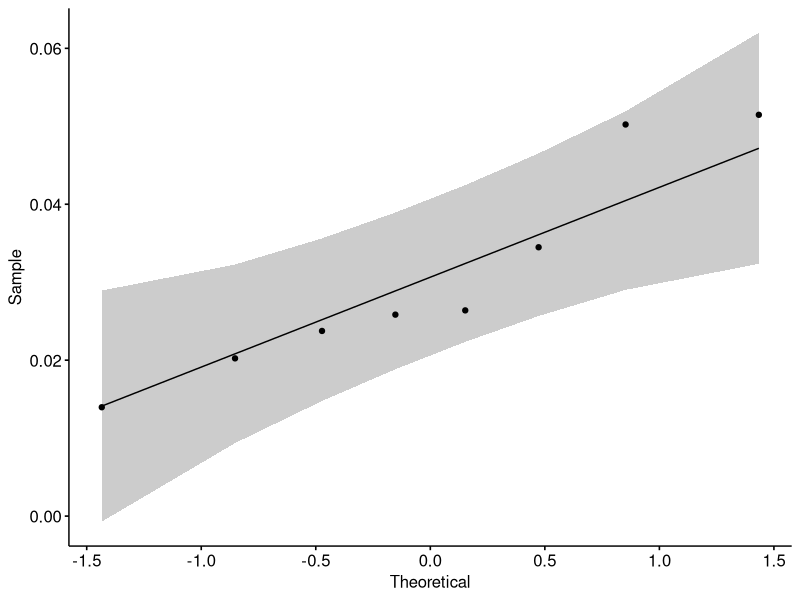
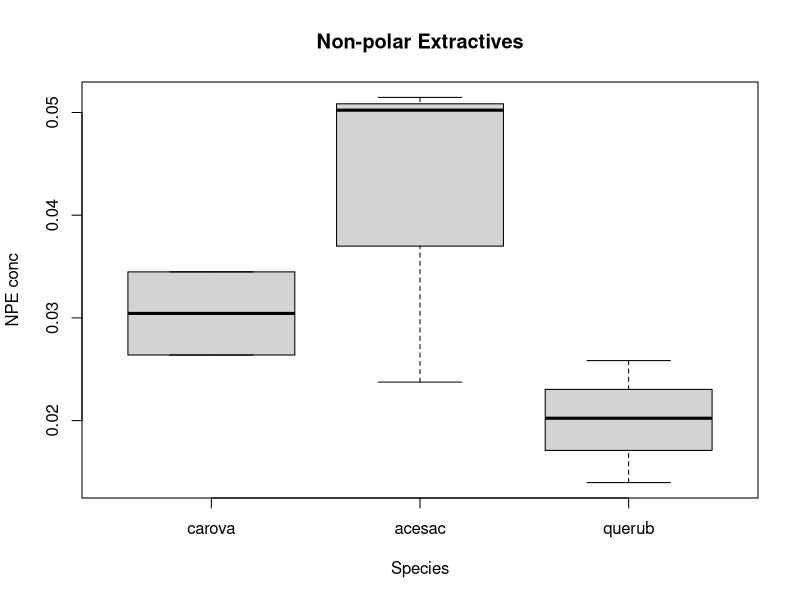
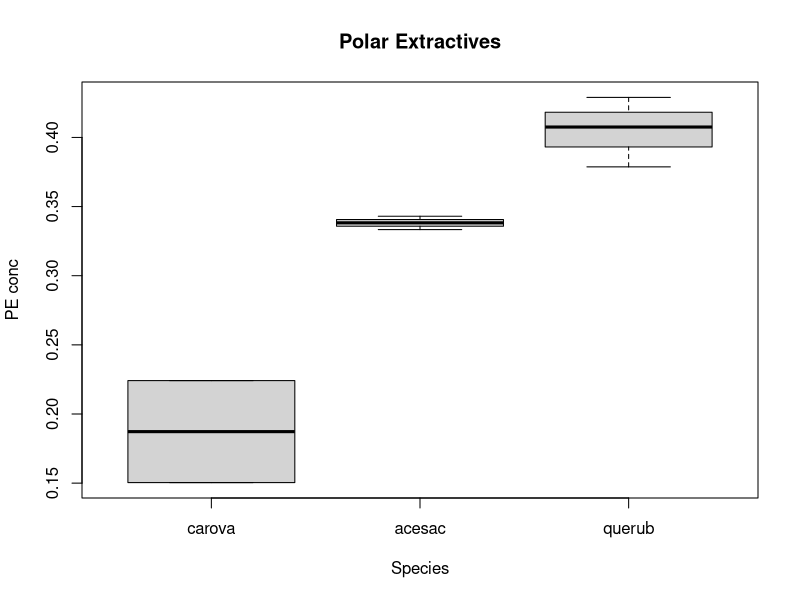
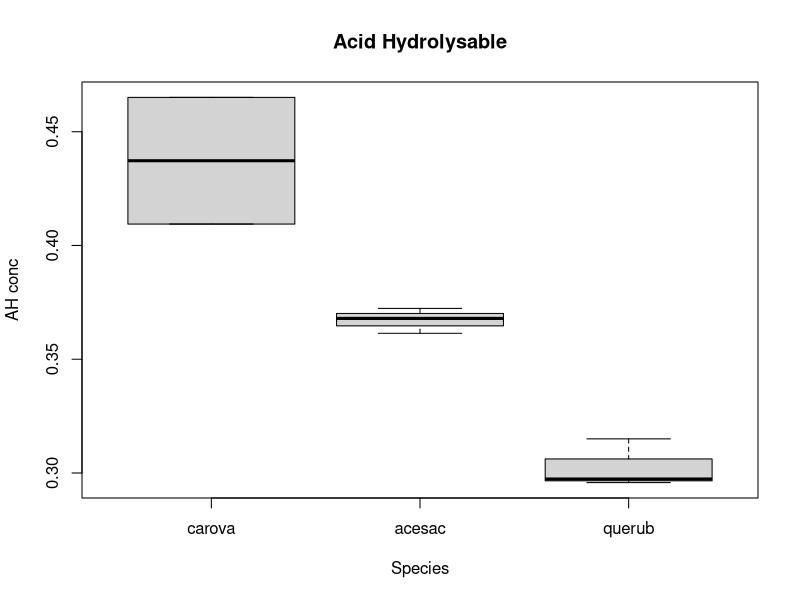
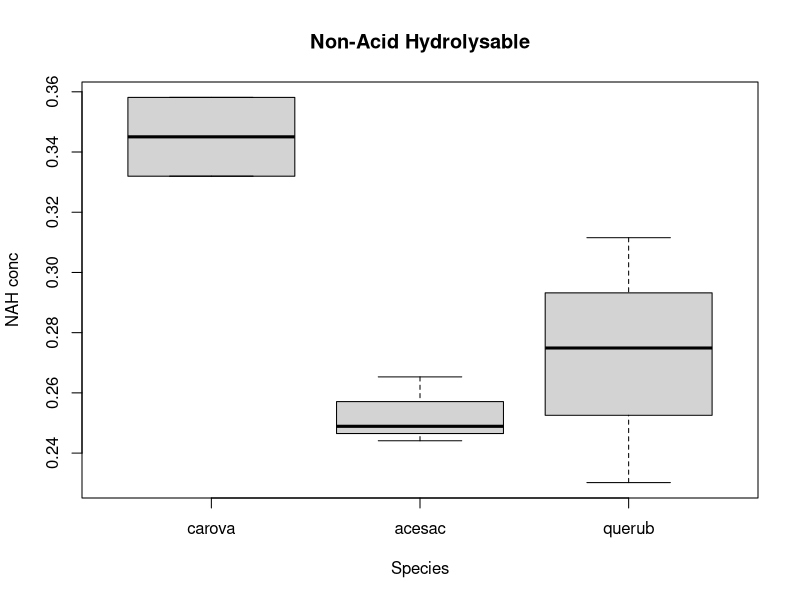
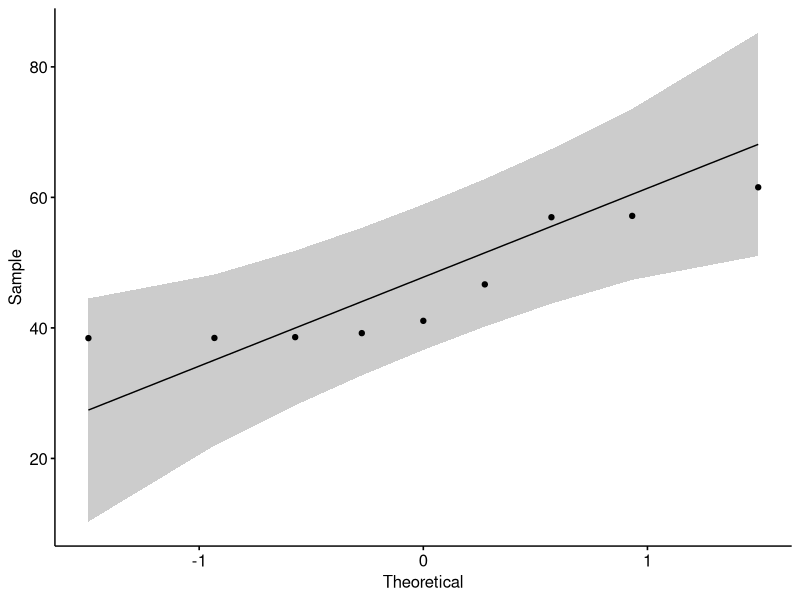
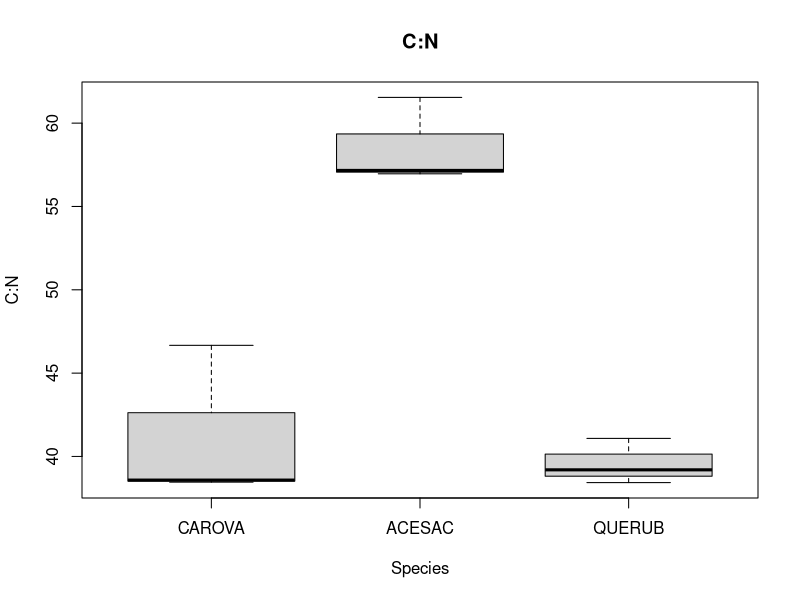
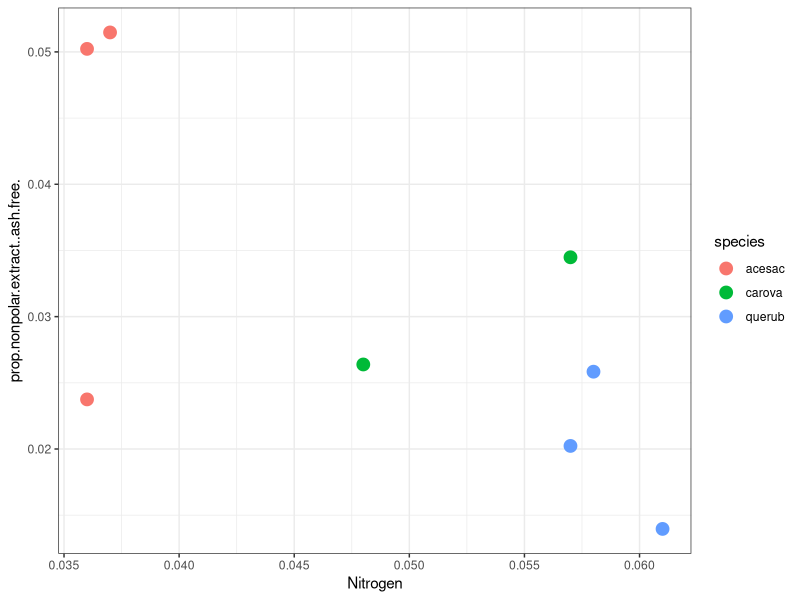

Write the R code that produced these figures, in order.
## ---- chunk 1
knitr::opts_chunk$set(echo = TRUE)
## ---- chunk 2
leafchem=read.csv("leafchemcalcs.csv", header=TRUE)
dim(leafchem)
#Because of the highlighting and stuff in the excel file, there are extra rows. Cut them out
leafchem=leafchem[1:8,]
##CAROVA T03 is an outlier because I fucked up that sample - we'll just cut it out now so it doesn't screw up the analyses.

lig.n=read.csv("costech.data.csv",header=TRUE)

###libraries
library(ggpubr)
library(stats)
library(nlme)
## ---- chunk 3
##non-polar extractives
order=factor(leafchem$species, levels=c("carova", "acesac","querub"))
colnames(leafchem)
npe=aov(leafchem$prop.nonpolar.extract..ash.free.~leafchem$species)
summary(npe)
shapiro.test(leafchem$prop.nonpolar.extract..ash.free.)
ggqqplot(leafchem$prop.nonpolar.extract..ash.free.)
boxplot(leafchem$prop.nonpolar.extract..ash.free.~order, main="Non-polar Extractives", ylab="NPE conc", xlab="Species")

##polar extractives
pe=aov(leafchem$prop.polar.extract..ash.free.~leafchem$species)
summary(pe)
shapiro.test(leafchem$prop.polar.extract..ash.free.)
TukeyHSD(pe)
boxplot(leafchem$prop.polar.extract..ash.free.~order, main="Polar Extractives", ylab="PE conc", xlab="Species")

##acid-hydrolysable compounds
ahc=aov(leafchem$prop.AH.cell.wall.compds..ash.free.~leafchem$species)
summary(ahc)
shapiro.test(leafchem$prop.AH.cell.wall.compds..ash.free.)
TukeyHSD(ahc)
boxplot(leafchem$prop.AH.cell.wall.compds..ash.free.~order, main="Acid Hydrolysable", ylab="AH conc", xlab="Species")

##non-acid hydrolysable compounds
nahc=aov(leafchem$prop.NAH.cell.wall.compds..ash.free.~leafchem$species)
summary(nahc)
shapiro.test(leafchem$prop.NAH.cell.wall.compds..ash.free.)
TukeyHSD(nahc)
boxplot(leafchem$prop.NAH.cell.wall.compds..ash.free.~order,main="Non-Acid Hydrolysable",ylab="NAH conc", xlab="Species")

###Costech Stats
##C:N
order=factor(lig.n$Species, levels=c("CAROVA", "ACESAC","QUERUB"))
colnames(lig.n)
cton=aov(lig.n$C.N~lig.n$Species)
summary(cton)
shapiro.test(lig.n$C.N)
ggqqplot(lig.n$C.N)
boxplot(lig.n$C.N~order, main="C:N", ylab="C:N", xlab="Species")

##NAH:N
chem=merge(leafchem, lig.n)
dim(chem)

nah.n=aov(chem$prop.nonpolar.extract..ash.free.~chem$Nitrogen)
summary(nah.n)
ggplot(chem, aes(x=Nitrogen, y=prop.nonpolar.extract..ash.free., color=species))+
  geom_point(size=4)+
  theme_bw()
